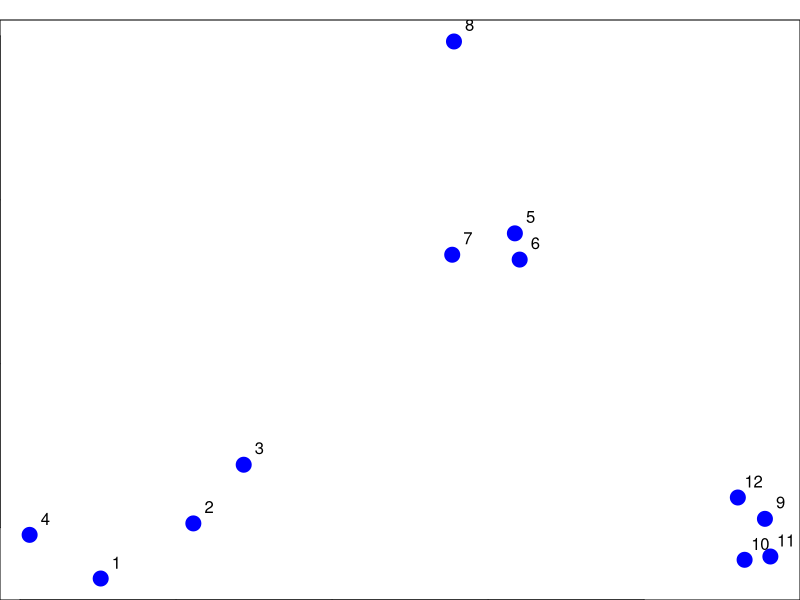
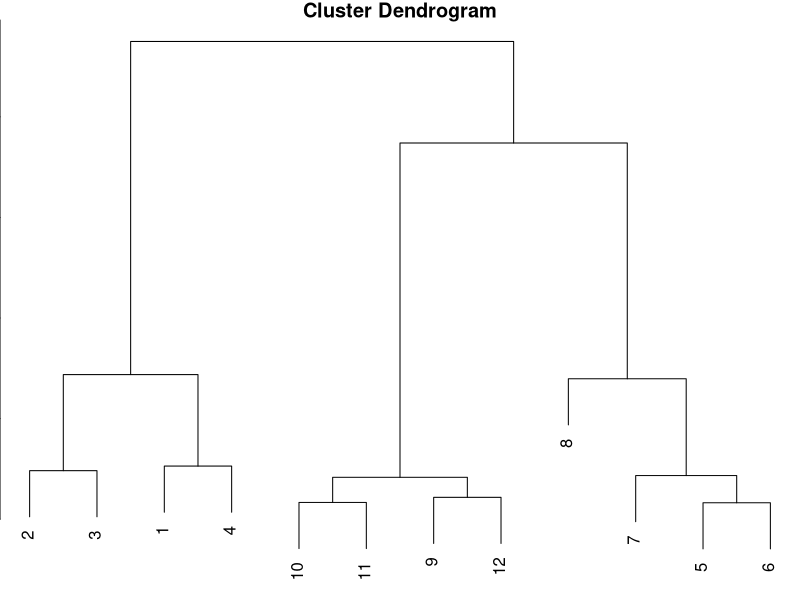
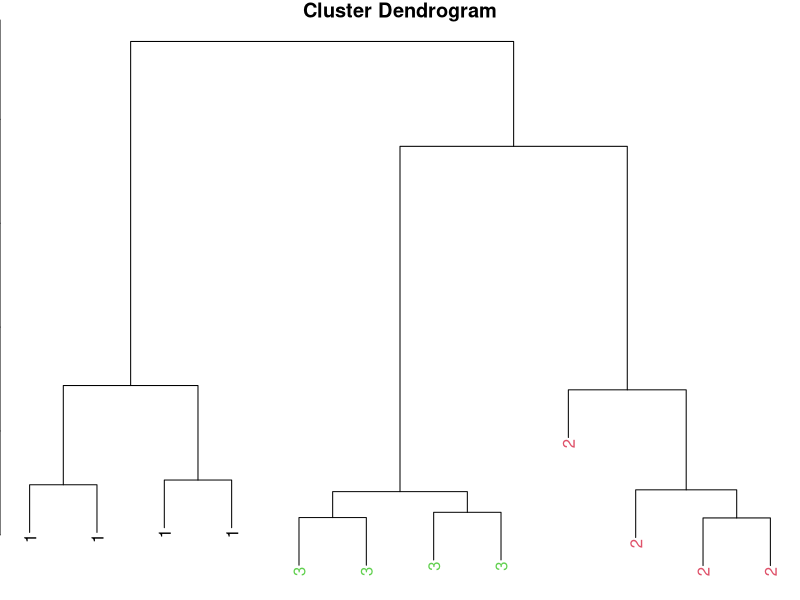
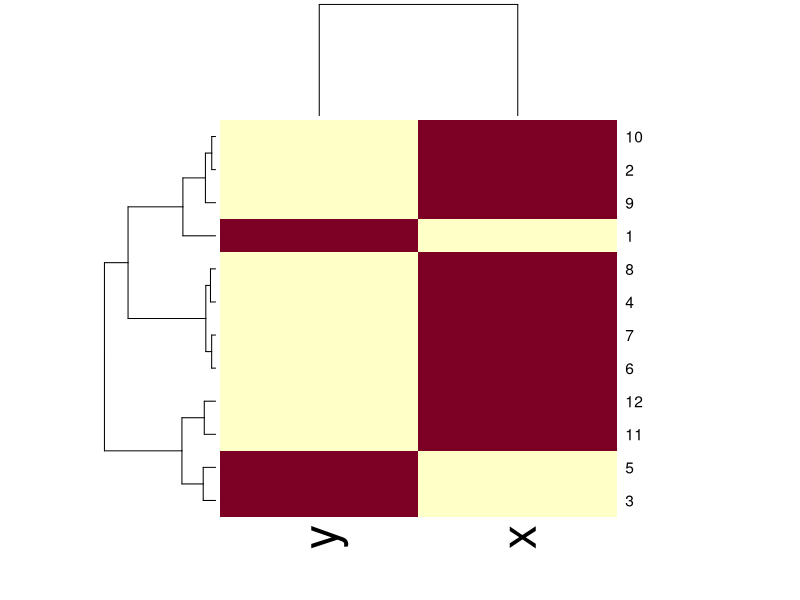

Recreate these plots in R, in order.
# For high dimensional data
set.seed(1234)
par(mar = c(0,0,1,0))
x <- rnorm(12, mean = rep(1:3, each = 4), sd = 0.2)
y <- rnorm(12, mean = rep(c(1, 2, 1), each = 4), sd = 0.2)
plot(x,y, col = "blue", pch = 19, cex = 2)
text(x + 0.05, y + 0.05, labels = as.character(1:12))

# calculate distance matrix - euclidean distance
dataFrame <- data.frame(x = x, y = y)
dist(dataFrame)

# hclust dendogram
distxy <- dist(dataFrame)
hClustering <- hclust(distxy)
plot(hClustering)

# prettier dendogram
myplclust <- function(hclust, lab = hclust$labels, lab.col = rep(1, length(hclust$labels)),
                      hang = 0.1, ...) {
        y <- rep(hclust$height, 2)
        x <- as.numeric(hclust$merge)
        y <- y[which(x<0)]
        x <- x[which(x<0)]
        x <- abs(x)
        y <- y[order(x)]
        x <- x[order(x)]
        plot(hclust, labels = FALSE, hang = hang, ...)
        text(x = x, y = y[hclust$order] - (max(hclust$height) * hang), labels = lab[hclust$order],
             col = lab.col[hclust$order], srt = 90, adj = c(1, 0.5), xpd = NA, ...)
}

dataFrame <- data.frame(x = x, y = y)
distxy <- dist(dataFrame)
hClustering <- hclust(distxy)
myplclust(hClustering, lab = rep(1:3, each = 4), lab.col = rep(1:3, each = 4))

# heat map reorders columns and rows with clustering algorithm
dataFrame <- data.frame(x = x, y = y)
set.seed(143)
dataMatrix <- as.matrix(dataFrame)[sample(1:12),]
heatmap(dataMatrix)
